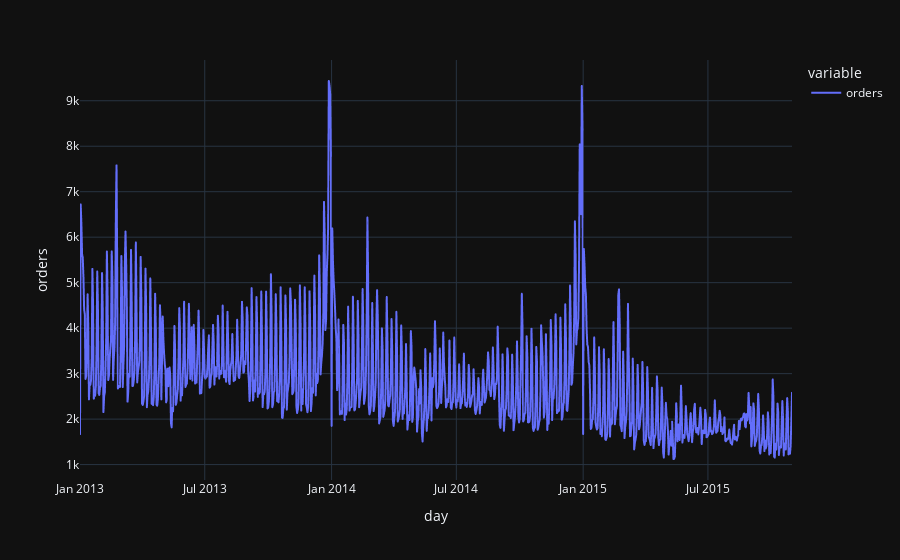

Notebook source saved alongside this figure:
### Markdown cell above
## Orders per date
Each row of the dataset is an order

### Code cell
px.line(
    sales.date.value_counts().sort_index().to_frame("orders"),
    labels={"value": "orders", "index": "day"},
)

### Figure 1 — Plotly figure (JSON) as saved in the notebook; plotly's stock layout.template omitted (floating-point values rounded to 4 significant figures; data arrays with more than 128 entries replaced by an {"elided": "..."} marker saying what was removed)
{"data": [{"hovertemplate": "variable=orders<br>day=%{x}<br>orders=%{y}<extra></extra>", "legendgroup": "orders", "line": {"color": "#636efa", "dash": "solid"}, "mode": "lines", "name": "orders", "showlegend": true, "type": "scattergl", "x": {"elided": "1034 str values"}, "xaxis": "x", "y": {"elided": "1034 int values"}, "yaxis": "y"}], "layout": {"legend": {"title": {"text": "variable"}, "tracegroupgap": 0}, "margin": {"t": 60}, "xaxis": {"anchor": "y", "domain": [0, 1], "title": {"text": "day"}}, "yaxis": {"anchor": "x", "domain": [0, 1], "title": {"text": "orders"}}}}
